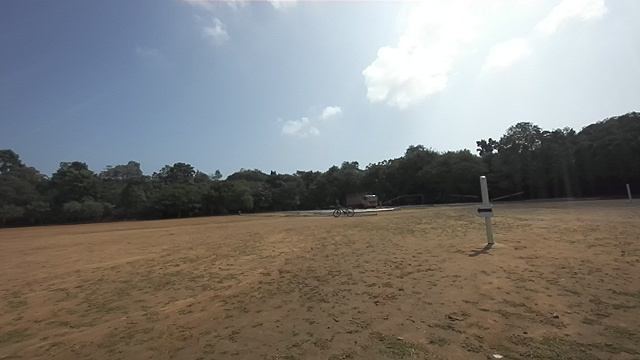
#> input picture learning_tasks/learning_task_1/arrow_left_3.jpg, 640 x 360 px
$ python arrow_dir_5.py
#> lines starting #> are read from the running program, lines starting #| are printed output that depends on the picture; after the words box and inside, x2 and y2 are one past the last pixel; in counts of white or black regions, pixels touching at a corner belong together
import cv2
import numpy as np

img_orig = cv2.imread("arrow_left_3.jpg")
#> img_orig is the input picture: shape (360, 640, 3); mean B, G, R 123.5, 126.5, 127.7

if img_orig is None:
    print("Error: Could not load image.")
else:
    # --- DEBUG: Original Image ---
    cv2.imshow("Debug 1: Original Image", img_orig)
    cv2.waitKey(0)

    height, width = img_orig.shape[:2]
    new_height = int(1.5 * height)
    new_width = int(1.5 * width)
    img_zoomed = cv2.resize(img_orig, (new_width, new_height), interpolation=cv2.INTER_LINEAR)
    gray_zoomed = cv2.cvtColor(img_zoomed, cv2.COLOR_BGR2GRAY)
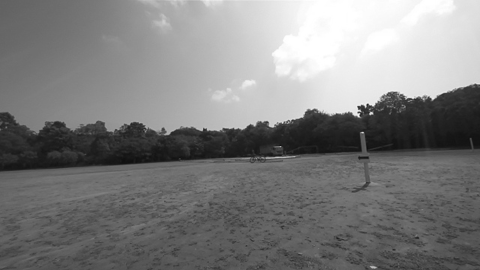
#> gray_zoomed: shape (540, 960) (shown at 1/2 size); min 5, max 255, mean 126.4

    binary_zoomed = cv2.adaptiveThreshold(
        gray_zoomed, 255, cv2.ADAPTIVE_THRESH_GAUSSIAN_C, cv2.THRESH_BINARY_INV, 21, 5
    )
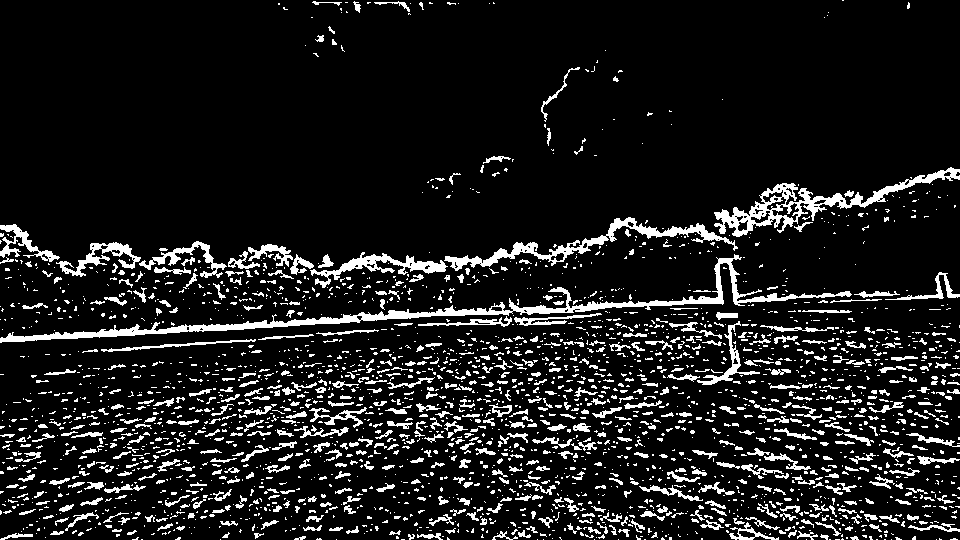
#> binary_zoomed: shape (540, 960); 11.2% white; 2692 white regions (2068 under 20 px)

    # --- DEBUG: Adaptive Threshold ---
    cv2.imshow("Debug 2: Adaptive Threshold Mask", binary_zoomed)
    cv2.waitKey(0)

    kernel = np.ones((1, 1), np.uint8)
    cleaned_mask = cv2.morphologyEx(binary_zoomed, cv2.MORPH_CLOSE, kernel)

    # --- DEBUG: Cleaned Mask ---
    cv2.imshow("Debug 3: Mask After Morphological Closing", cleaned_mask)
    cv2.waitKey(0)

    contours_zoomed, _ = cv2.findContours(cleaned_mask, cv2.RETR_EXTERNAL, cv2.CHAIN_APPROX_SIMPLE)
#> contours_zoomed = 2692 contours, 2365 with area under 20; largest, box (x1, y1, x2, y2) and area: (0, 254, 852, 343) 4522, (714, 167, 960, 237) 3316, (444, 217, 738, 271) 2054, (310, 252, 448, 288) 1074, (56, 242, 141, 277) 713

    valid_contours = []
    output_img_zoomed = img_zoomed.copy()

    for cnt in contours_zoomed:
        x, y, w, h = cv2.boundingRect(cnt)
        touches_edge = (x <= 1 or y <= 1 or (x + w) >= (new_width - 1) or (y + h) >= (new_height - 1))

        if not touches_edge:
            area = cv2.contourArea(cnt)
            length = cv2.arcLength(cnt, True)

            if area > 50 and length < 1000:
                hull_indices = cv2.convexHull(cnt, returnPoints=False)

                if len(hull_indices) > 3:
                    # --- THE FIX: The Try/Except Shield ---
                    try:
                        # Attempt to calculate defects
                        defects = cv2.convexityDefects(cnt, hull_indices)
                    except cv2.error:
                        # If the contour self-intersects and throws the "monotonous" error,
                        # it is just noisy garbage. Ignore it and skip to the next contour!
                        continue
                    # --------------------------------------

                    if defects is not None:
                        deep_valley_count = 0
                        for i in range(defects.shape[0]):
                            s, e, f, d = defects[i, 0]
                            actual_depth = d / 256.0
                            minimum_depth_required = w * 0.08

                            if actual_depth > minimum_depth_required:
                                deep_valley_count += 1
                                farthest_point = tuple(cnt[f][0])
                                cv2.circle(output_img_zoomed, farthest_point, 4, (255, 0, 0), -1)

                        if deep_valley_count == 2:
                            valid_contours.append(cnt)
#> this loop made 2692 passes
#> (x, y, w, h, touches_edge, area, length) on passes 81, 89, 99: (50, 531, 14, 4, False, 25, 31.31), (518, 530, 13, 8, False, 31, 38.97), (618, 529, 12, 8, False, 25, 36.97)
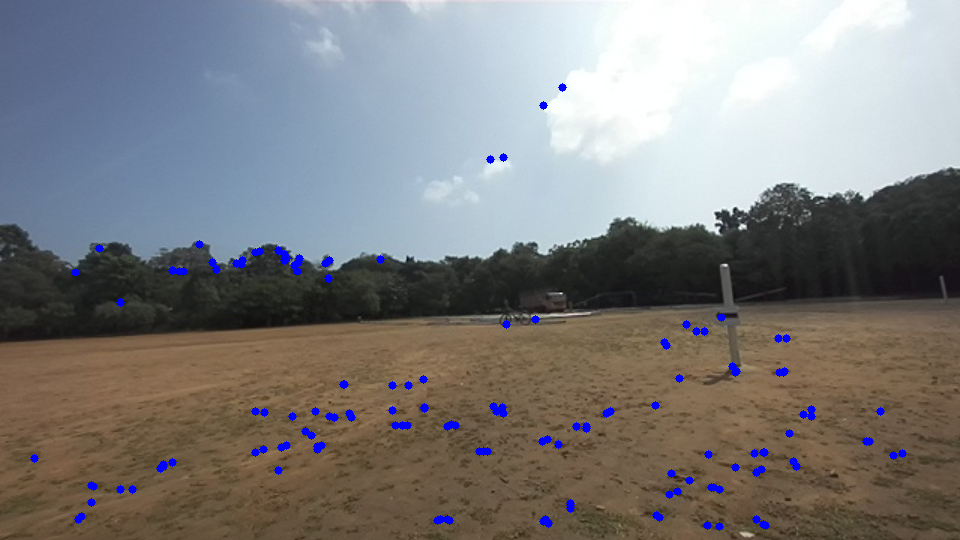
#> output_img_zoomed: shape (540, 960, 3); mean B, G, R 125.7, 125.4, 126.4
#> after the loop, valid_contours = 23 contours; largest, box (x1, y1, x2, y2) and area: (310, 252, 448, 288) 1074, (56, 242, 141, 277) 713, (639, 485, 703, 501) 174, (764, 453, 811, 470) 149, (294, 426, 349, 438) 130

    cv2.drawContours(output_img_zoomed, valid_contours, -1, (0, 255, 0), 2)
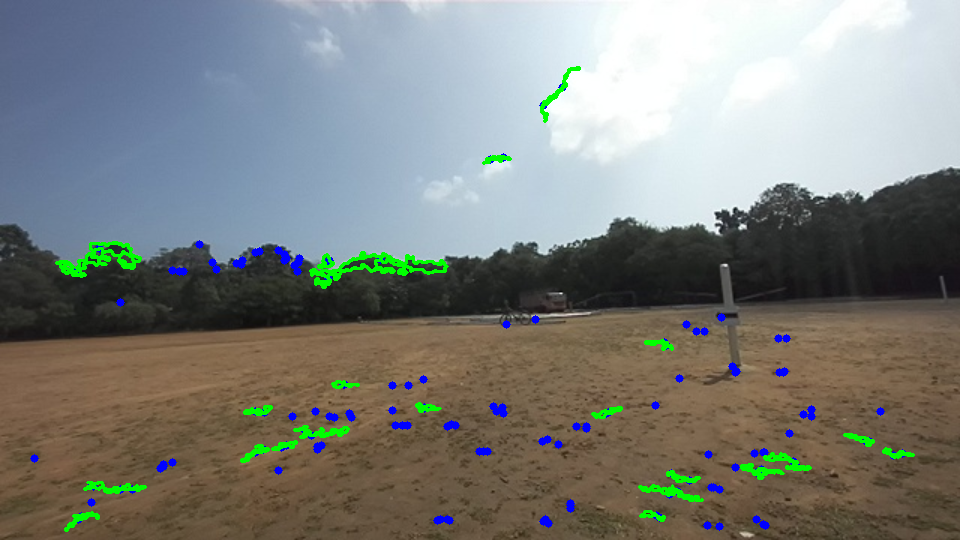
#> output_img_zoomed: shape (540, 960, 3); 1.5% of pixels changed, all inside (x1, y1, x2, y2) = (55, 66, 915, 532)

    # --- DEBUG: Filtered Contours (Did the arrow survive the defect test?) ---
    cv2.imshow("Debug 4: Valid Contours & Armpits Found", output_img_zoomed)
    cv2.waitKey(0)

    if len(valid_contours) > 0:
        largest_contour = max(valid_contours, key=cv2.contourArea)
#> largest_contour = contour of 289 points, box (x1, y1, x2, y2) (310, 252, 448, 288), area 1074

        rect = cv2.minAreaRect(largest_contour)
#> rect = ((378.1, 264.8), (136.3, 29.67), -7.59)
        box_center_x = int(rect[0][0])
#> box_center_x = 378
        box_center_y = int(rect[0][1])
#> box_center_y = 264

        isolated_arrow_mask = np.zeros(gray_zoomed.shape, dtype=np.uint8)
        cv2.drawContours(isolated_arrow_mask, [largest_contour], -1, 255, thickness=cv2.FILLED)
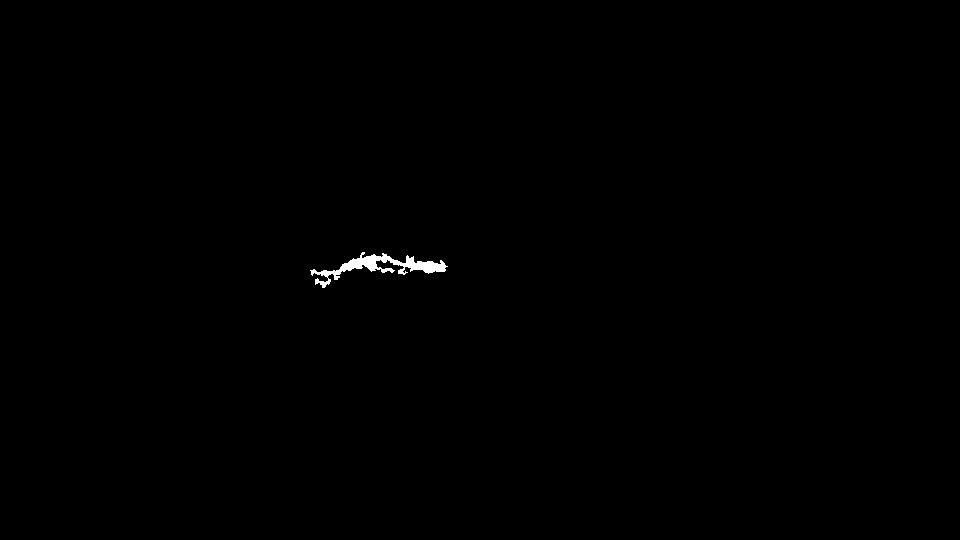
#> isolated_arrow_mask: shape (540, 960); 0.25% white; 1 white region, box (x1, y1, x2, y2) and area: (310, 252, 448, 288) 1307
        dist_transform = cv2.distanceTransform(isolated_arrow_mask, cv2.DIST_L2, 5)

        # --- DEBUG: Distance Transform Heatmap ---
        # Note: We must normalize the heatmap to 0-1 so OpenCV can display the floats!
        cv2.imshow("Debug 5: Distance Transform Heatmap", cv2.normalize(dist_transform, None, 0, 1.0, cv2.NORM_MINMAX))
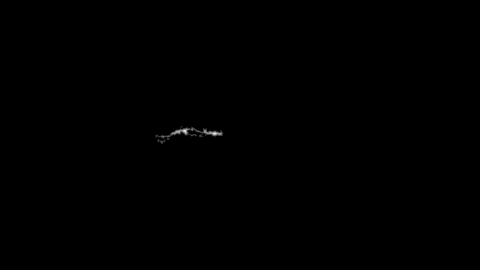
#> window 'Debug 5: Distance Transform He': shape (540, 960) float32 (shown at 1/2 size); min 0, max 1, mean 0.000843
        cv2.waitKey(0)

        _, _, _, max_loc = cv2.minMaxLoc(dist_transform)
#> max_loc = (428, 267)
        cX_head, cY_head = max_loc[0], max_loc[1]
#> cX_head = 428; cY_head = 267

        cv2.circle(output_img_zoomed, (box_center_x, box_center_y), 4, (0, 255, 0), -1)
#> output_img_zoomed: shape (540, 960, 3); under 0.01% of pixels changed, all inside (x1, y1, x2, y2) = (377, 262, 383, 266)
        cv2.circle(output_img_zoomed, (cX_head, cY_head), 4, (0, 0, 255), -1)
#> output_img_zoomed: shape (540, 960, 3); mean B, G, R 124, 128.2, 125.4
        cv2.line(output_img_zoomed, (box_center_x, box_center_y), (cX_head, cY_head), (0, 255, 255), 2)
#> output_img_zoomed: shape (540, 960, 3); mean B, G, R 124, 128.2, 125.4

        direction = "right arrow" if cX_head > box_center_x else "left arrow"
#> direction = 'right arrow'

        cv2.putText(output_img_zoomed, direction, (box_center_x + 15, box_center_y - 15),
                    cv2.FONT_HERSHEY_SIMPLEX, 0.6, (255, 0, 255), 2)
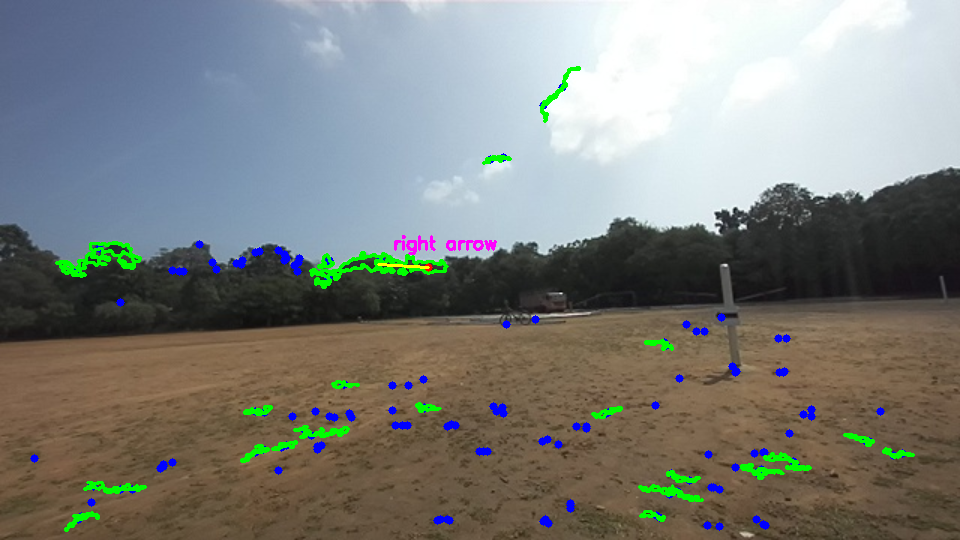
#> output_img_zoomed: shape (540, 960, 3); mean B, G, R 124.1, 128, 125.6
        print(f"Direct Method Result: {direction}")
#| Direct Method Result: right arrow
    else:
        print("No arrows found in the wide shot.")

    # --- FINAL DISPLAY ---
    cv2.imshow("Pipeline 1: Final Output", output_img_zoomed)
    cv2.waitKey(0)
    cv2.destroyAllWindows()

$ run again, with learning_tasks/learning_task_1/arrow_left_2.jpg copied over learning_tasks/learning_task_1/arrow_left_3.jpg
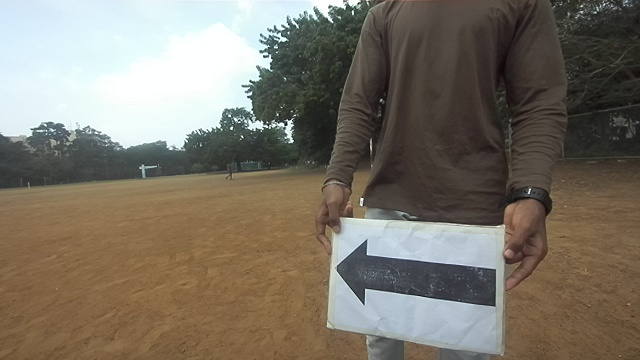
#> input picture learning_tasks/learning_task_1/arrow_left_2.jpg, 640 x 360 px
#> img_orig is the input picture: shape (360, 640, 3); mean B, G, R 103, 115.3, 122.7
#> `binary_zoomed = cv2.adaptiveThreshold( gray_zoomed, 255, cv2.ADAPTIVE_..`:
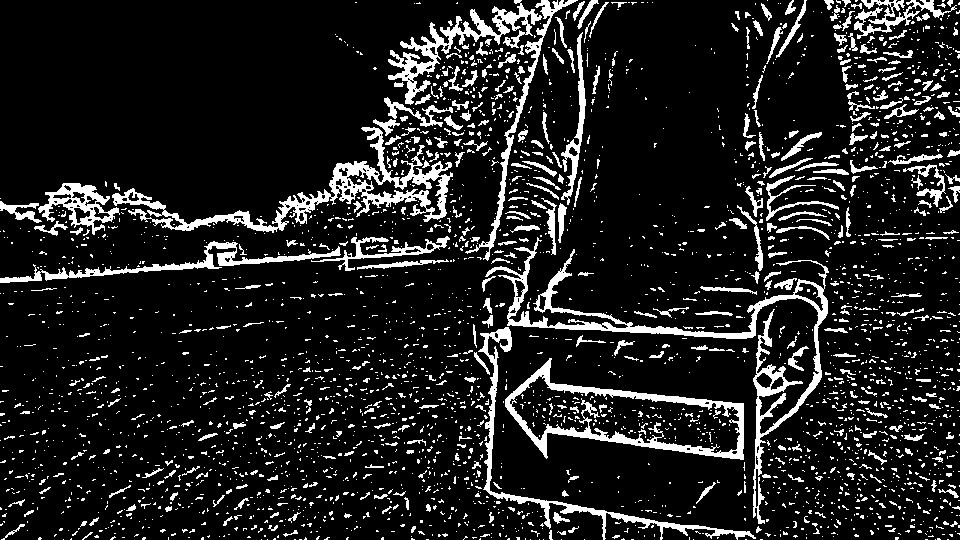
#> binary_zoomed: shape (540, 960); 12.5% white; 3175 white regions (2771 under 20 px)
#> contours_zoomed = 3040 contours, 2843 with area under 20; largest, box (x1, y1, x2, y2) and area: (505, 358, 744, 460) 12540, (112, 127, 453, 233) 6198, (485, 237, 829, 524) 5822, (388, 0, 542, 105) 2606, (478, 327, 756, 540) 2159
#> the loop `for cnt in contours_zoomed:` made 3040 passes
#> (x, y, w, h, touches_edge) on passes 2, 6, 8: (935, 539, 1, 1, True), (693, 539, 1, 1, True), (584, 539, 1, 1, True)
#> after the loop `for cnt in contours_zoomed:`: valid_contours = 13 contours; largest, box (x1, y1, x2, y2) and area: (505, 358, 744, 460) 12540, (884, 104, 919, 119) 138, (788, 346, 809, 371) 119, (34, 221, 68, 236) 102, (774, 278, 797, 290) 99
#> largest_contour = contour of 153 points, box (x1, y1, x2, y2) (505, 358, 744, 460), area 12540
#> rect = ((624.1, 408.4), (100, 238.3), -89.7)
#> box_center_x = 624
#> box_center_y = 408
#> isolated_arrow_mask: shape (540, 960); 2.5% white; 1 white region, box (x1, y1, x2, y2) and area: (505, 358, 744, 460) 12843
#> max_loc = (705, 427)
#> cX_head = 705; cY_head = 427
#> direction = 'right arrow'
#> `cv2.putText(output_img_zoomed, direction, (box_center_x + 15, box_cent..`:
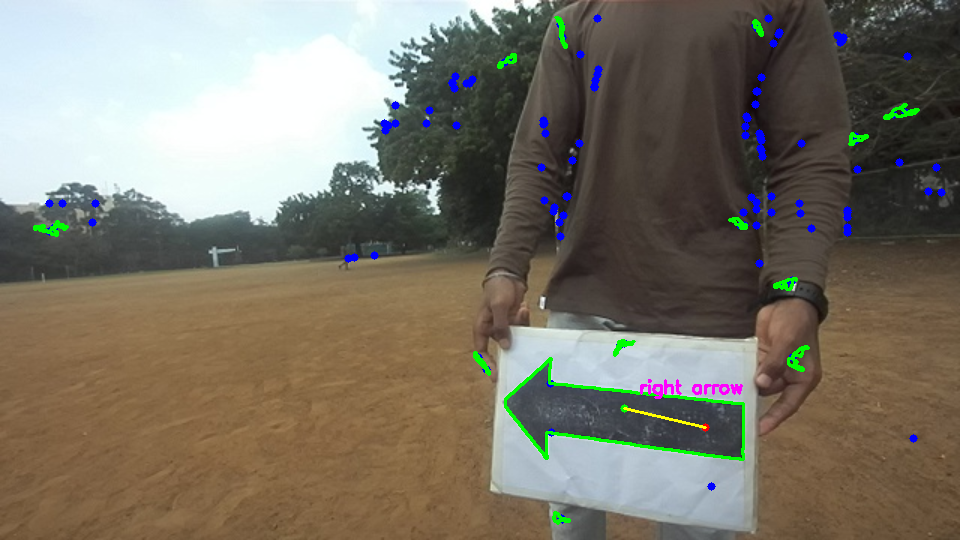
#> output_img_zoomed: shape (540, 960, 3); mean B, G, R 103.8, 116, 121.6
#| Direct Method Result: right arrow

$ run again, with learning_tasks/learning_task_1/arrow_left.jpg copied over learning_tasks/learning_task_1/arrow_left_3.jpg
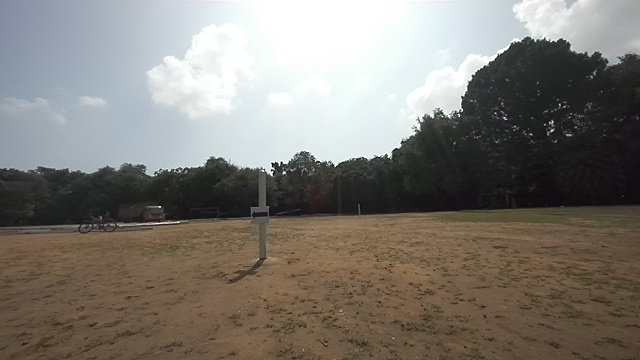
#> input picture learning_tasks/learning_task_1/arrow_left.jpg, 640 x 360 px
#> img_orig is the input picture: shape (360, 640, 3); mean B, G, R 115.6, 122.6, 127.1
#> `binary_zoomed = cv2.adaptiveThreshold( gray_zoomed, 255, cv2.ADAPTIVE_..`:
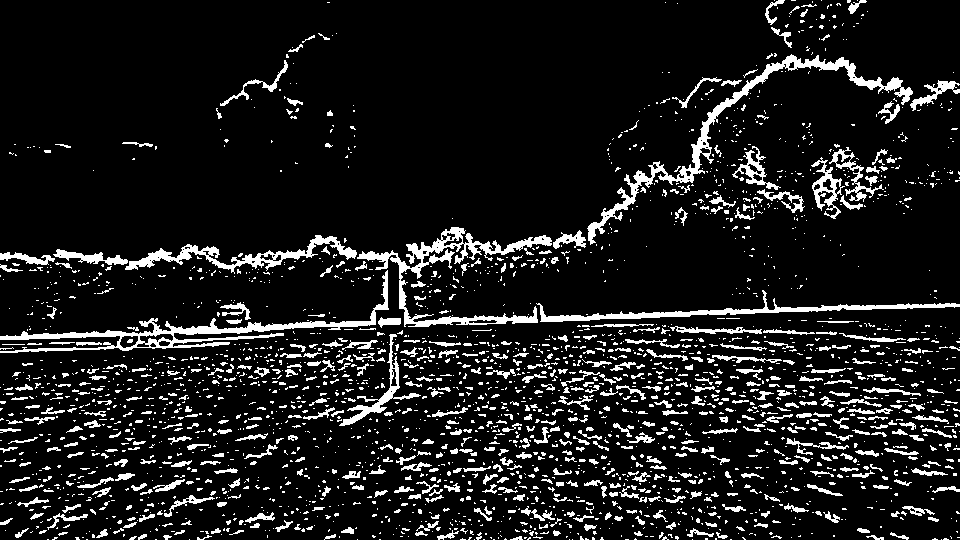
#> binary_zoomed: shape (540, 960); 11% white; 2677 white regions (2120 under 20 px)
#> contours_zoomed = 2676 contours, 2365 with area under 20; largest, box (x1, y1, x2, y2) and area: (0, 270, 389, 353) 3226, (587, 54, 913, 245) 3168, (357, 227, 552, 327) 2885, (125, 235, 357, 274) 1710, (536, 290, 960, 322) 1662
#> the loop `for cnt in contours_zoomed:` made 2676 passes
#> (x, y, w, h, touches_edge, area, length) on passes 91, 99: (415, 531, 13, 5, False, 22, 30.14), (553, 530, 8, 6, False, 21.5, 19.9)
#> after the loop `for cnt in contours_zoomed:`: valid_contours = 23 contours; largest, box (x1, y1, x2, y2) and area: (757, 189, 805, 213) 208, (220, 302, 251, 320) 140, (378, 317, 401, 328) 129, (672, 77, 722, 108) 110, (153, 479, 185, 492) 102
#> largest_contour = contour of 132 points, box (x1, y1, x2, y2) (757, 189, 805, 213), area 208
#> rect = ((780.5, 198.7), (18.02, 49.33), -71.57)
#> box_center_x = 780
#> box_center_y = 198
#> isolated_arrow_mask: shape (540, 960); 0.06% white; 1 white region, box (x1, y1, x2, y2) and area: (757, 189, 805, 213) 310
#> max_loc = (797, 206)
#> cX_head = 797; cY_head = 206
#> direction = 'right arrow'
#> `cv2.putText(output_img_zoomed, direction, (box_center_x + 15, box_cent..`:
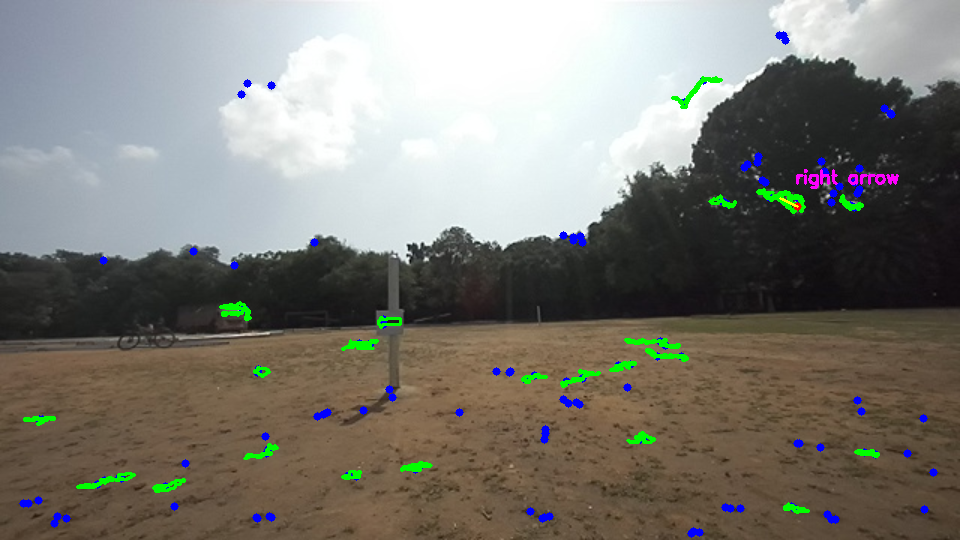
#> output_img_zoomed: shape (540, 960, 3); mean B, G, R 116.6, 123.6, 125.7
#| Direct Method Result: right arrow
